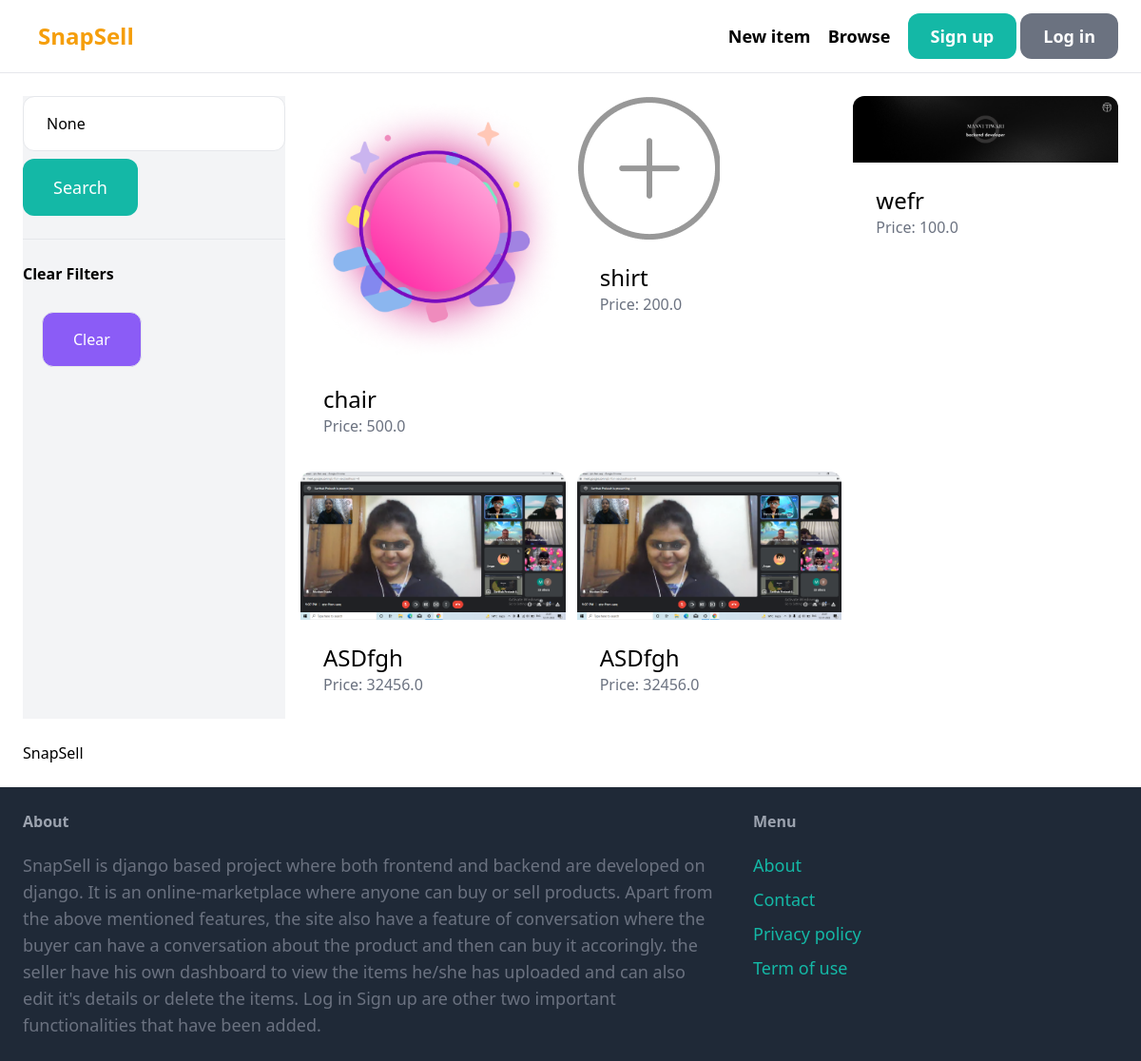
/item/, run on an earlier commit of the app's database.
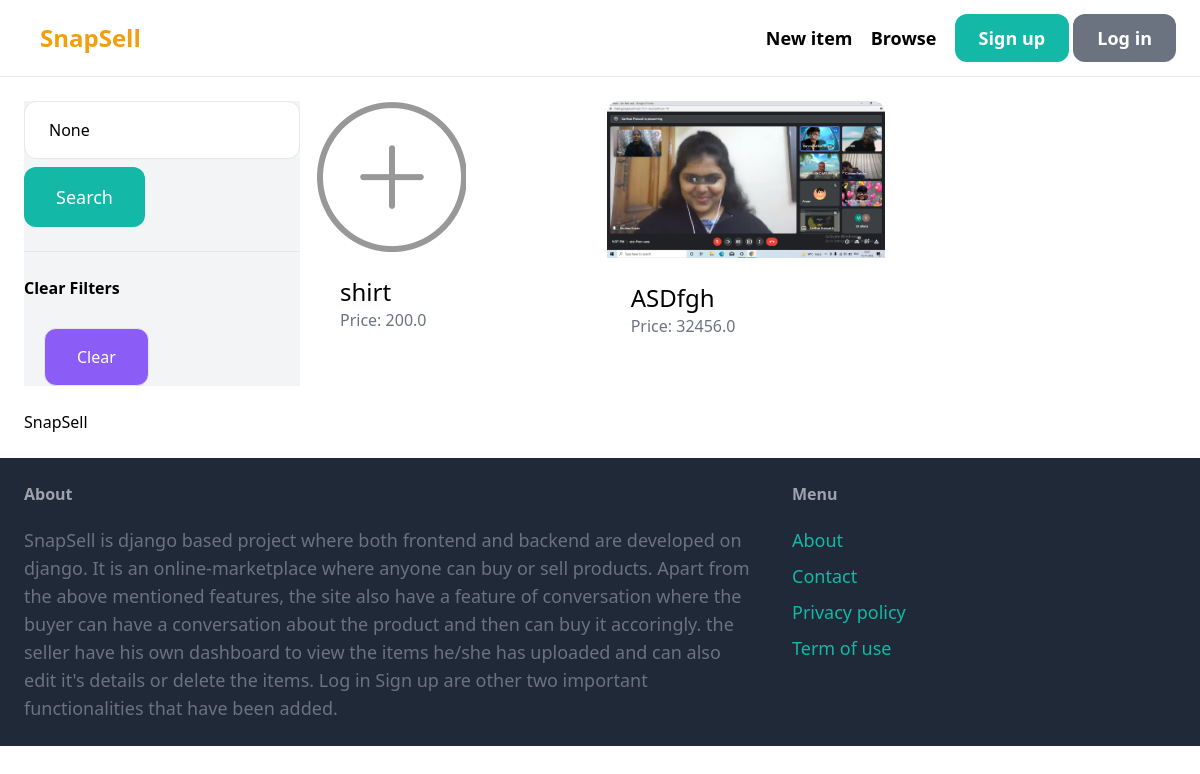
And on a later commit of the database.
### items/models.py (models this page shows, shortened)
class Item(models.Model):
    category = models.ForeignKey(Category, related_name='items', on_delete=models.CASCADE)
    name = models.CharField(max_length=255)
    description = models.TextField(blank=True, null=True)
    price = models.FloatField()
    image = models.ImageField(upload_to='item_images', blank=True, null=True)
    is_sold = models.BooleanField(default=False)
    created_by = models.ForeignKey(User, related_name='items', on_delete=models.CASCADE)
    created_at = models.DateTimeField(auto_now_add=True)

### items/views.py (the view)
# urls.py: path('', views.items, name='items'),
def items(request):
    query = request.GET.get('query')
    categories = Category.objects.all()
    items = Item.objects.filter(is_sold=False)
    if query:
        items = items.filter(Q(name__icontains=query) | Q(description__icontains=query))
    return render(request, 'items/items.html', {
        'items': items,
        'query': query,
        'categories': categories,
    })

### items/templates/items/items.html (shortened to what this page needs)
{% extends 'core/base.html' %}
{% block content %}
<div class="pb-6 grid grid-cols-4 gap-4">
    <div class="col-span-1 bg-gray-100">
        <form method="get" action="{% url 'items:items'%}">
            <input name="query" class="w-full py-4 px-6 border rounded-xl" type="text" value="{{ query }}" placeholder="find what you want">
            <button class="mt-2 py-4 px-8 text-lg bg-teal-500 text-white rounded-xl">Search</button>
        </form>
    <hr class="my-6">
        <p class="font-semibold">Clear Filters</p>
        <ul>
            <li><a href="{% url 'items:items' %}" class="mt-7 ml-5 text-white py-4 px-8 inline-block bg-violet-500 border rounded-xl"><text>Clear</text></a></li>
        </ul>
    </div>
    <div class="col-span-3"><div class="grid grid-cols-3 gap-3">
            {% for item in items %}
                <div>
                    <a href="{% url 'items:detail' item.id %}">
                        <div>
                            <img src="{{ item.image.url }}" class="rounded-t-xl">
                        </div>
                        <div class="p-6 bg-white rounded-b-xl">
                            <h2 class="text-2xl">{{ item.name }}</h2>
                            <p class="text-gray-500">Price: {{ item.price }}</p>
                        </div>
                    </a>
                </div>
            {% endfor %}
        </div>
    </div>
</div>
{% endblock %}

What changed in the data, as far as the page shows it:
removed Item: image (picture), name "chair", price "500.0"
removed Item: image (picture), name "wefr", price "100.0"
removed Item: image (picture), name "ASDfgh", price "32456.0"
